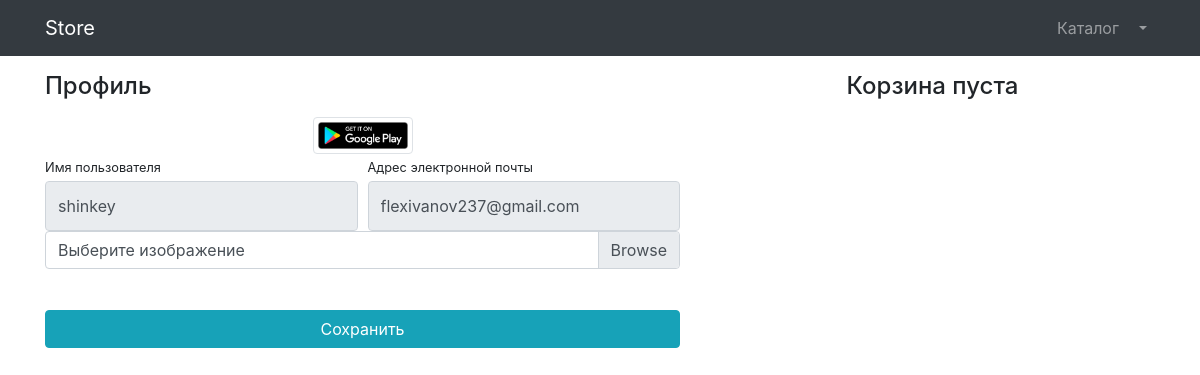
Before: /users/profile/ (signed in) with the older database file.
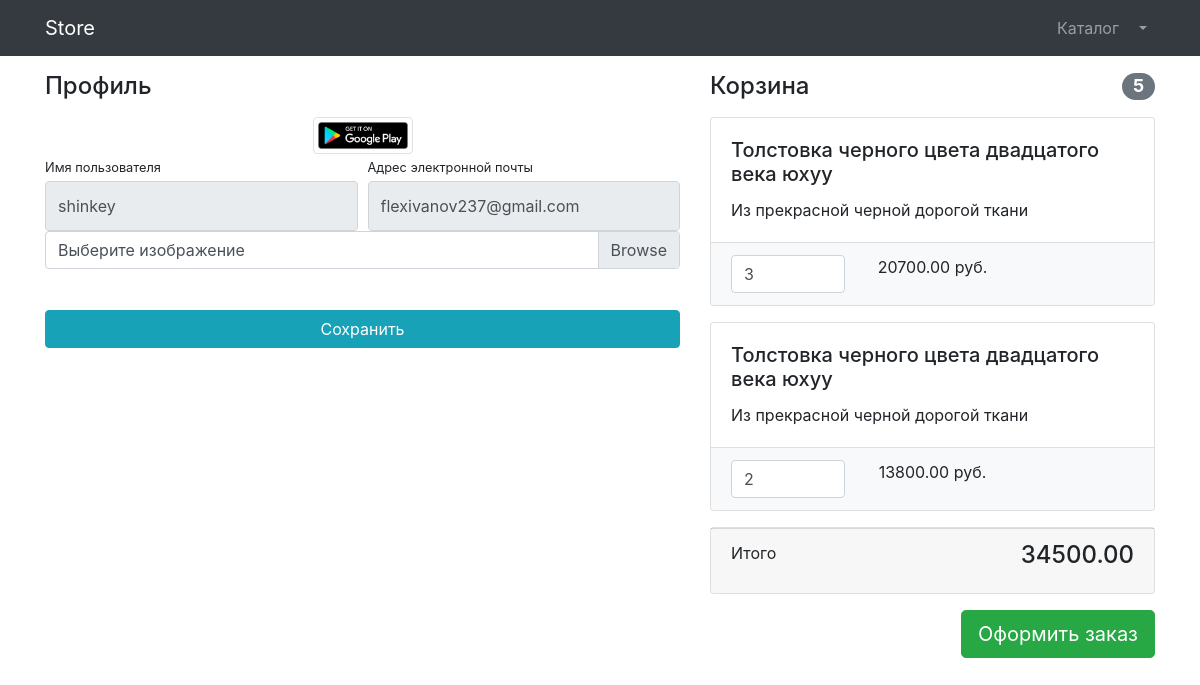
After: the same page with the newer database file.
### products/models.py (models this page shows, shortened)
class Basket(models.Model):
    user = models.ForeignKey(to=User, on_delete=models.CASCADE)
    product = models.ForeignKey(to=Product, on_delete=models.CASCADE)
    quantity = models.PositiveSmallIntegerField(default=0)
    created_timestamp= models.DateTimeField(auto_now_add=True)
    objects = BasketQuerySet.as_manager()
    def sum(self):
        return self.product.price * self.quantity

class Product(models.Model):
    name = models.CharField(max_length=256)
    description = models.TextField()
    price = models.DecimalField(max_digits=6, decimal_places=2)
    quantity = models.PositiveIntegerField(default=0)
    image = models.ImageField(upload_to='products_images')
    category = models.ForeignKey(ProductCategory, on_delete=models.CASCADE)

### users/views.py (the view)
# urls.py: path('profile/', profile, name='profile'),
def profile(request):
    if request.method == "POST":
        form = UserProfileForm(instance=request.user, data=request.POST, files=request.FILES)
        if form.is_valid():
            form.save()
            return HttpResponseRedirect(reverse('users:profile'))
    else:
        form = UserProfileForm(instance=request.user)
    context = {'title' : 'Профиль',
               'form' : form,
               'baskets' : Basket.objects.filter(user=request.user)
               }
    return render(request, 'users/profile.html', context)

### users/forms.py
class UserProfileForm(UserChangeForm):
    username = forms.CharField(widget=forms.TextInput(attrs={ 'class': 'form-control py-4', 'readonly': True}))
    email = forms.CharField(widget=forms.EmailInput(attrs={ 'class': 'form-control py-4', 'readonly': True}))
    image = forms.ImageField(widget=forms.FileInput(attrs={'class': 'custom-file-input', 'readonly': True}))
    class Meta:
        model = User
        fields = ('username', 'email', 'image')

### products/models.py (called while the page is built)
    def total_sum(self):
        return sum(basket.sum() for basket in self)

    def total_quantity(self):
        return sum(basket.quantity for basket in self)

### users/templates/users/profile.html (shortened to what this page needs)
{% extends 'products/base.html' %}
{% load static %}
{% block css %}
    <link href="{% static 'vendor/css/profile.css' %}" rel="stylesheet">
{% endblock %}
{% block content %}
    <div class="container">
        <div class="row">
            <div class="col-lg-7">
                <h4 class="mt-3 mb-3">Профиль</h4>
                <div class="col-lg-12 text-center">
                    <img width="100" height="100"
                         src="{% if user.image %} {{ user.image.url }} {% else %} {% static 'vendor/img/users/default_avatar.jpg'%} {% endif %}"
                         class="img-thumbnail">
                </div>
                <form action="{% url 'users:profile' %}" method="post" enctype="multipart/form-data">
                    <div class="form-row">
                        <div class="col-lg-6">
                            <label class="small mb-1" for="{{ form.username.id_for_label }}">Имя пользователя</label>
                            {{ form.username }}
                        </div>
                        <div class="col-lg-6">
                            <label class="small mb-1" for="{{ form.email.id_for_label }}">
                                Адрес электронной почты
                            </label>
                            {{ form.email }}
                        </div>
                    </div>
                    <div class="form-row mb-2">
                        <div class="col-lg-12">
                            <div class="custom-file">
                                <label class="custom-file-label" for="{{ form.image.id_for_label }}">
                                    Выберите изображение
                                </label>
                            </div>
                        </div>
                    </div>
                    <div class="form-row">
                        <div class="col-lg-12" style="margin-top: 33px;">
                            <input class="btn btn-info btn-block" type="submit" value="Сохранить">
                        </div>
                    </div>
                </form>
            </div>
            <div class="col-lg-5">
                {% include 'products/baskets.html' %}
            </div>
        </div>
    </div>
{% endblock %}

### products/templates/products/baskets.html (shortened to what this page needs)
{% load humanize %}
{% if baskets %}
 <h4 class="mt-3 mb-3 d-flex justify-content-between align-items-center mb-3">
                Корзина <span class="badge badge-secondary badge-pill">{{ baskets.total_quantity }}</span>
            </h4>
            {% for basket in baskets %}
            <div class="card mb-3">
                <div class="card-body">
                    <h5 class="card-title">{{ basket.product.name }}</h5>
                    <p class="card-text">{{ basket.product.description }}</p>
                </div>
                <ul class="list-group list-group-flush">
                    <li class="list-group-item bg-light">
                        <div class="row text-center">
                            <div class="col-lg-4">
                                <input name="basketID" type="number" class="form-control"
                                       value="{{ basket.quantity }}" min="0">
                            </div>
                            <div class="col-lg-4">{{ basket.sum }} руб.</div>
                            <div class="col-lg-4">
                            </div>
                        </div>
                    </li>
                </ul>
            </div>
    {% endfor %}
            <div class="card mb-3">
                <div class="card-footer">
                    <p class="float-left">Итого</p>
                    <h4 class="float-right">{{ baskets.total_sum }}</h4>
                </div>
            </div>
            <a class="btn btn-success btn-lg float-right" href="../orders/order-create.html">
                Оформить заказ
            </a>
{% else %}
<h4 class="mt-3 mb-3 text-center">Корзина пуста</h4>
{% endif %}

Changed rows visible on the page:
added Basket: total_quantity "5", product.name "Толстовка черного цвета двадцатого века юхуу", product.description "Из прекрасной черной дорогой ткани", basketID "3", sum "20700.00", total_sum "34500.00"
added Basket: product.name "Толстовка черного цвета двадцатого века юхуу", product.description "Из прекрасной черной дорогой ткани", basketID "2", sum "13800.00"
Other visible differences:
text no longer shown: "Корзина пуста"
text now shown: "Корзина Итого Оформить заказ"
